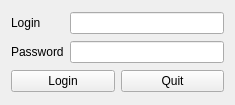
<?xml version="1.0" encoding="UTF-8"?>
<ui version="4.0">
 <class>Login</class>
 <widget class="QWidget" name="Login">
  <property name="geometry">
   <rect>
    <x>0</x>
    <y>0</y>
    <width>235</width>
    <height>105</height>
   </rect>
  </property>
  <property name="windowTitle">
   <string>Login</string>
  </property>
  <layout class="QVBoxLayout" name="verticalLayout">
   <item>
    <layout class="QHBoxLayout" name="horizontalLayout">
     <item>
      <widget class="QLabel" name="label_2">
       <property name="text">
        <string>Login       </string>
       </property>
      </widget>
     </item>
     <item>
      <widget class="QLineEdit" name="lblLogin"/>
     </item>
    </layout>
   </item>
   <item>
    <layout class="QHBoxLayout" name="horizontalLayout_2">
     <item>
      <widget class="QLabel" name="label">
       <property name="text">
        <string>Password</string>
       </property>
      </widget>
     </item>
     <item>
      <widget class="QLineEdit" name="lblPassword"/>
     </item>
    </layout>
   </item>
   <item>
    <layout class="QHBoxLayout" name="horizontalLayout_3">
     <item>
      <widget class="QPushButton" name="BtnLogin">
       <property name="text">
        <string>Login</string>
       </property>
      </widget>
     </item>
     <item>
      <widget class="QPushButton" name="BtnQuit">
       <property name="text">
        <string>Quit</string>
       </property>
      </widget>
     </item>
    </layout>
   </item>
  </layout>
 </widget>
 <resources/>
 <connections/>
</ui>
